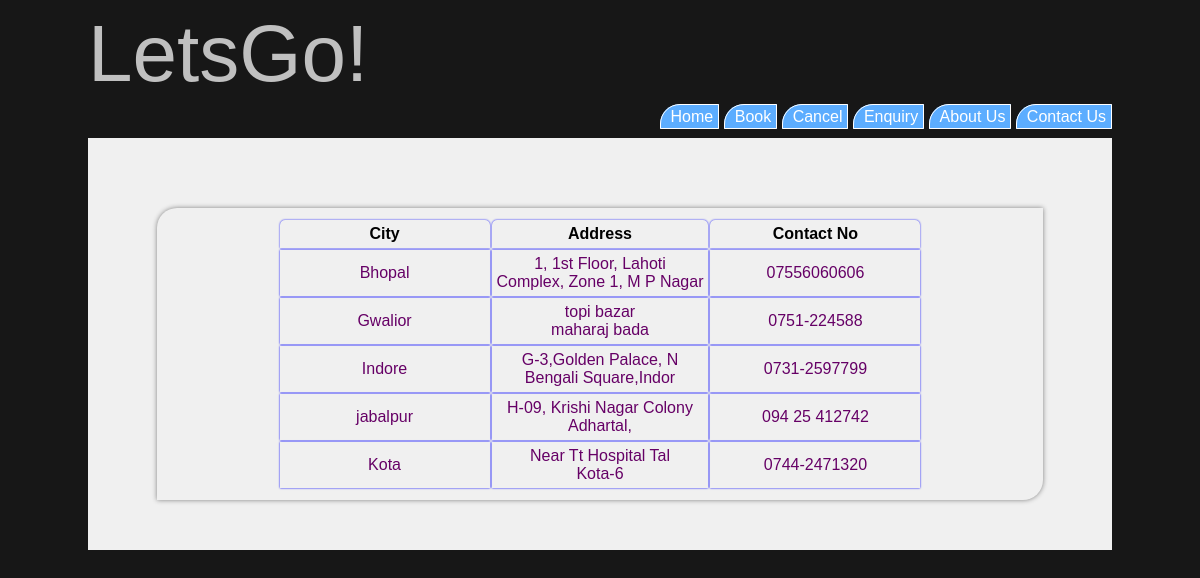
The page /contact.php on the database its author committed.
### tables this page shows
CREATE TABLE IF NOT EXISTS `branch` (
  `branch_name` varchar(20) NOT NULL,
  `contact_no` varchar(15) DEFAULT NULL,
  `address1` varchar(30) DEFAULT NULL,
  `address2` varchar(30) DEFAULT NULL,
  PRIMARY KEY (`branch_name`)
);

### contact.php (the view, shortened to what this page needs)
<?php
include 'connections.php';
?>
<!DOCTYPE html>
<html>
    <head>
        <link rel="stylesheet" type="text/css" href="index.css" />
    </head>
    <body>
        <div id="wrapper">
            <div id="header">
                <div id="logo">
                    <a href="home.php">LetsGo!</a>
                </div>
            </div>
            <div id="menu_bar">
                    <a href="home.php">Home</a>
                    <a href="book.php">Book</a>
                    <a href="cancel.php">Cancel</a>
                    <a href="enquiry.php">Enquiry</a>
                    <a href="about.php">About Us</a>
                    <a href="contact.php">Contact Us</a>
                </div>
            <div id="content_block">
                <div id="content">
                    <div id="result">
                    <table>
                        <tr><th>City</th><th>Address</th><th>Contact No</th></tr>
                    <?php
                    $sql="select * from branch";
                    $query=mysqli_query($con,$sql);
                    while($row=mysqli_fetch_array($query))
                    {?>
                        <tr><td><?php echo $row['branch_name']; ?></td><td><?php echo $row['address1'];?><br /><?php echo $row['address2'];?></td><td><?php echo $row['contact_no']; ?></td></tr>
              <?php }
                    ?>
                    </table>
                    </div>
                </div>
            </div>
        </div>
    </body>
</html>

### index.css (style rules this page uses)
html { background-color:#171717; font-family:sans-serif; }
#wrapper { width: 1024px; margin-left: auto; margin-right:auto; }
a { text-decoration:none; }
#header { height:100px; }
#menu_bar { float:right; }
#menu_bar>a { color:white; background:#5CADFF; padding:3px; padding-left: 10px; padding-right: 5px; border-top-left-radius: 20px; border: 1px solid white; }
#logo { display:inline-block; font-size:80px; }
#logo>a { color:silver; }
#content_block { background-color:#F0F0F0; padding: 20px; padding-top: 0px; }
#content { text-align:justify; width: 90%; margin: 0px auto; }
td { color:#660066; }

### contact.php (style rules this page uses)
#content { padding: 30px; margin-top: 30px; margin-left:auto; margin-right: auto; padding-top: 70px; }
#result { margin: 0px auto; padding: 10px; box-shadow: 0px 0px 5px gray; border-top-left-radius: 20px; border-bottom-right-radius: 20px; }
#result>table { margin : 0px auto; }
th,td { min-width: 200px; text-align:center; padding: 5px; box-shadow: 0px 0px 2px blue; }
th { border-top-left-radius: 5px; border-top-right-radius: 5px; padding: 5px; }

### rows shown on the page
branch: branch_name "Bhopal", address1 "1, 1st Floor, Lahoti", address2 "Complex, Zone 1, M P Nagar", contact_no "07556060606"
branch: branch_name "Gwalior", address1 "topi bazar", address2 "maharaj bada", contact_no "0751-224588"
branch: branch_name "Indore", address1 "G-3,Golden Palace, N", address2 "Bengali Square,Indor", contact_no "0731-2597799"
branch: branch_name "jabalpur", address1 "H-09, Krishi Nagar Colony", address2 "Adhartal,", contact_no "094 25 412742"
branch: branch_name "Kota", address1 "Near Tt Hospital Tal", address2 "Kota-6", contact_no "0744-2471320"
